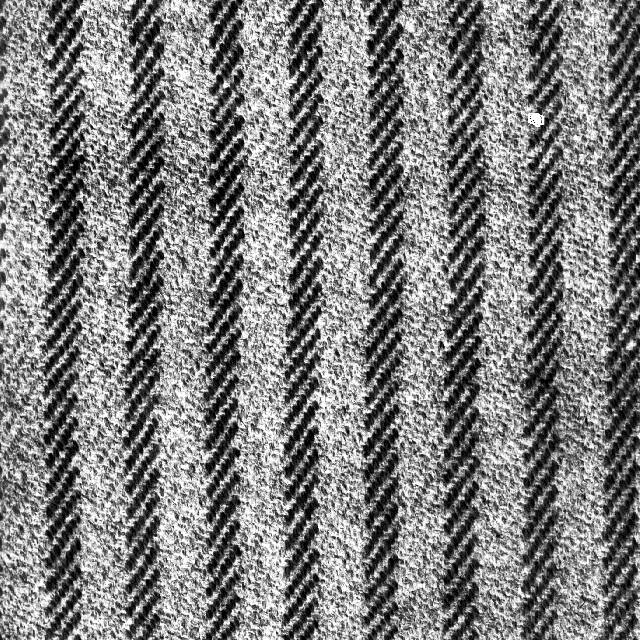
//> input picture ApplySaliencyToSurfaceInspection/sample.bmp, 640 x 640 px
$ ./DemoPHOT   (built with g++ and OpenCV 4)
//> lines starting //> are read from the running program, lines starting //| are printed output that depends on the picture
//paper 26
// This script are used to re - produce the PHOT approach for anomaly
// detection mentioned in the article
// By Yibin huang
//"The Phase Only Transform for unsupervised surface defect detection", Aiger & Talbot 2010.
#include "opencv2/highgui/highgui.hpp"
#include "opencv2/imgproc/imgproc.hpp"
#include <iostream>
#include <stdio.h>
#include <stdlib.h>

using namespace cv;
using namespace std;

/// Global variables

int main(int argc, char** argv)
{
	/// Load source image and convert it to gray
	Mat src = imread("sample.bmp", 1);
//> src is the input picture: 640 rows x 640 cols, CV_8UC3; min 0, max 255, mean 127.1
	imshow("src",src);
	Mat gray,grayTemp, grayDown;
	vector<Mat> mv;
	cvtColor(src, gray, CV_BGR2GRAY);

	Size imageSize(gray.cols , gray.rows);
//> imageSize = Size(640, 640)
	Mat realImage(imageSize, CV_64F);
	Mat imaginaryImage(imageSize, CV_64F); imaginaryImage.setTo(0);
	Mat combinedImage(imageSize, CV_64FC2);
	Mat imageDFT;
	Mat logAmplitude;
	Mat angle(imageSize, CV_64F);
	Mat magnitude(imageSize, CV_64F);
	Mat logAmplitude_blur;

	gray.convertTo(realImage,CV_64F);

	mv.push_back(realImage);
	mv.push_back(imaginaryImage);
//> mv[1]: 640 rows x 640 cols, CV_64FC1; every value is 0
	merge(mv, combinedImage);
	dft(combinedImage, imageDFT);
	split(imageDFT, mv);

	//-- Get magnitude and phase of frequency spectrum --//
	cartToPolar(mv.at(0), mv.at(1), magnitude, angle, false);
	log(magnitude, logAmplitude);
	//-- Blur log amplitude with averaging filter --//
	blur(logAmplitude, logAmplitude_blur, Size(3, 3), Point(-1, -1), BORDER_DEFAULT);
	exp(logAmplitude - logAmplitude_blur, magnitude);
	//-- Back to cartesian frequency domain --//
	polarToCart(magnitude, angle, mv.at(0), mv.at(1), false);
	merge(mv, imageDFT);

	dft(imageDFT, combinedImage, CV_DXT_INVERSE);//invert dft
	split(combinedImage, mv);
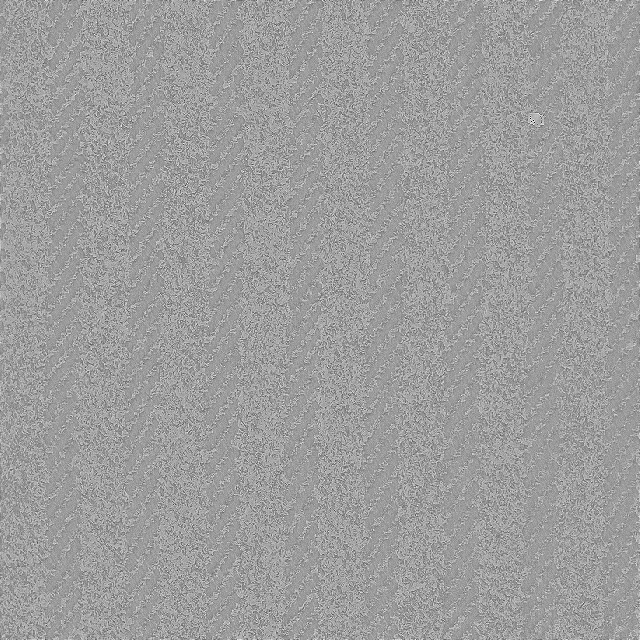
//> mv[0]: 640 rows x 640 cols, CV_64FC1; min -6202.4, max 3903.7, mean 43.9; drawn with min black and max white

	cartToPolar(mv.at(0), mv.at(1), magnitude, angle, false);
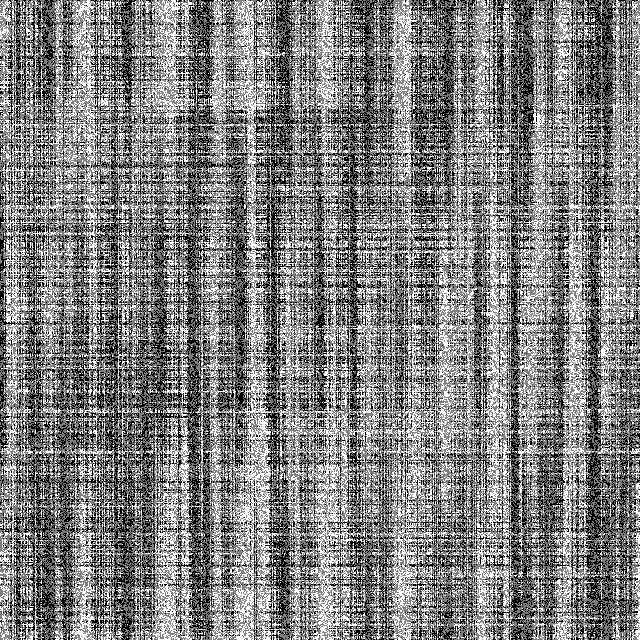
//> angle: 640 rows x 640 cols, CV_64FC1; min 1.7e-08, max 6.28, mean 3.15; drawn with min black and max white
	GaussianBlur(magnitude, magnitude, Size(5, 5), 8, 0, BORDER_DEFAULT);
	magnitude = magnitude.mul(magnitude);
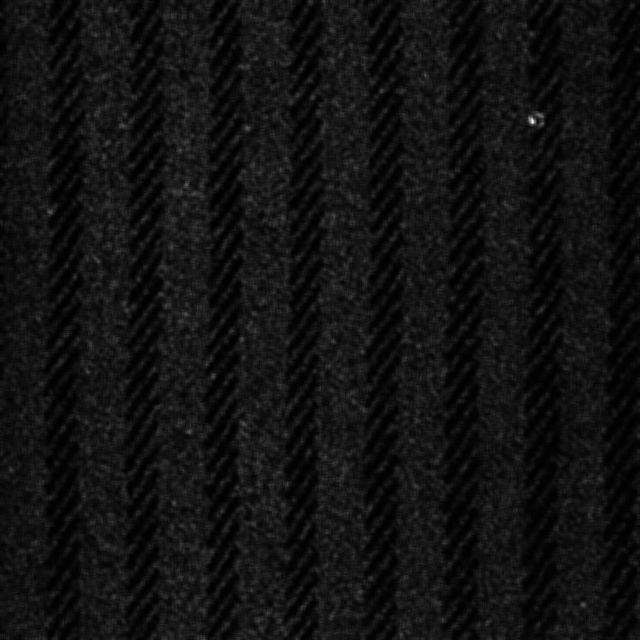
//> magnitude: 640 rows x 640 cols, CV_64FC1; min 18975.7, max 6517898.7, mean 480204.3; drawn with min black and max white

	double minVal, maxVal;
	minMaxLoc(magnitude, &minVal, &maxVal);
//> minVal = 18975.7; maxVal = 6517898.7
	magnitude = magnitude / maxVal;//normalize

	imshow("SR by XiaodiHou", magnitude>0.8);


	vector<Mat> Rp;
	Mat Real(imageSize, CV_64F);
	Mat phase(imageSize, CV_64F); imaginaryImage.setTo(0);
	Mat DFT,RI;
	gray.convertTo(Real, CV_64F);
	Rp.push_back(Real);
	Rp.push_back(phase);
	merge(Rp, RI);
	dft(RI, DFT);
	split(DFT, Rp);
	Mat MAG, PHASE;
	cartToPolar(Rp.at(0), Rp.at(1), MAG, PHASE, false);
	cout << "First" << endl;
	cout << Rp.at(0).at<double>(0, 0) << endl;
//| 5.20645e+07
	cout << Rp.at(1).at<double>(0, 0) << endl;
//| 0
	cout << MAG.at<double>(0, 0);
//| 5.20645e+07


	Rp.at(0) = Rp.at(0)/MAG;
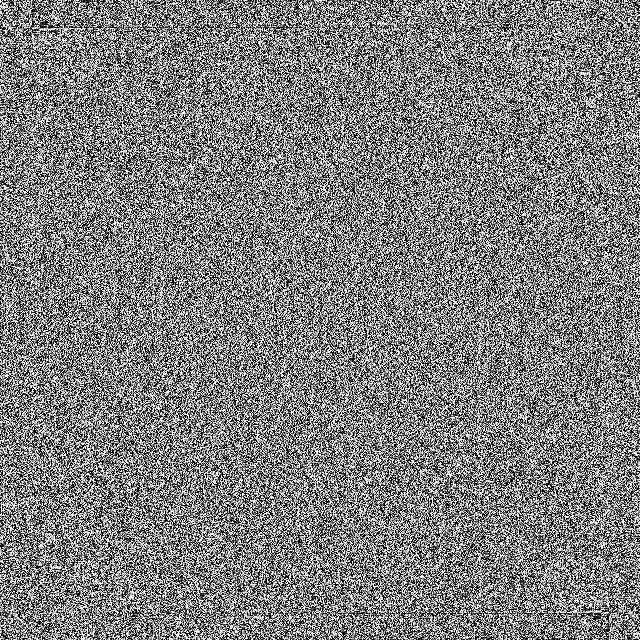
//> Rp[0]: 640 rows x 640 cols, CV_64FC1; min -1, max 1, mean -0.00145; drawn with min black and max white
	Rp.at(1) = Rp.at(1)/ MAG;
	merge(Rp, RI);
//	DFT=DFT / RI;
	//split(DFT, Rp);
	cout << "second" << endl;
	cout << Rp.at(0).at<double>(0, 0) << endl;
//| 1
	cout << Rp.at(1).at<double>(0, 0) << endl;
//| 0
	//cout << RI;
	dft(RI, RI, CV_DXT_INVERSE_SCALE);//invert dft

	split(RI, Rp);
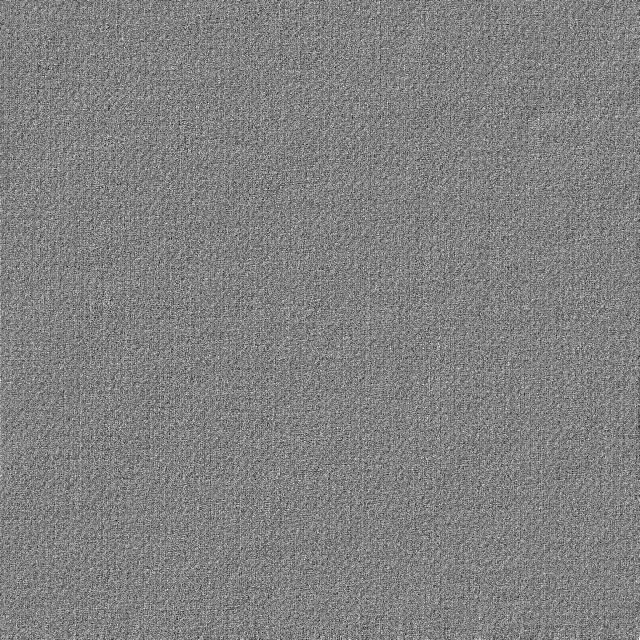
//> Rp[1]: 640 rows x 640 cols, CV_64FC1; min -6.32e-17, max 6.12e-17, mean 2.7e-35; drawn with min black and max white
	// [4 lines of commented-out code are left out]
	MAG = Rp.at(0);
	GaussianBlur(MAG, MAG, Size(7, 7), 0);
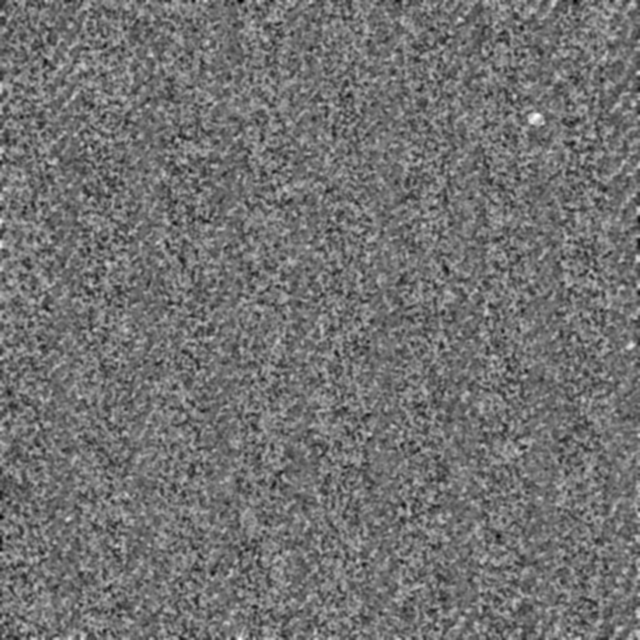
//> MAG: 640 rows x 640 cols, CV_64FC1; min -0.00152, max 0.00189, mean 2.4e-06; drawn with min black and max white
	Scalar MeanS = mean(MAG);
//> MeanS = Scalar(2.4e-06)
	double m = MeanS[1];
//> m = 0


	for (int r = 0; r < MAG.rows; r++)
	{
		double *s = MAG.ptr<double>(r);

		for (int c = 0; c < MAG.cols; c++)
			s[c] = (s[c] - m)*(s[c] - m);
	}
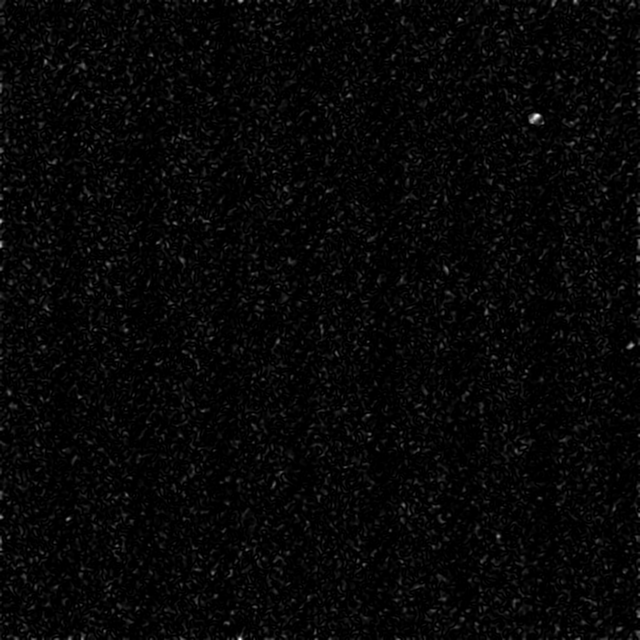
//> MAG: 640 rows x 640 cols, CV_64FC1; min 3.76e-19, max 3.55e-06, mean 1e-07; drawn with min black and max white
	double minval, maxval;
	minMaxLoc(MAG, &minval, &maxval);
//> minval = 3.76e-19; maxval = 3.55e-06
	MAG = MAG / maxval;//normaliz

	imshow("MAG", MAG>0.9);
	waitKey(0);
	return(0);
}

/** @function cornerHarris_demo */

$ run again, with ApplySaliencyToSurfaceInspection/0.bmp copied over ApplySaliencyToSurfaceInspection/sample.bmp
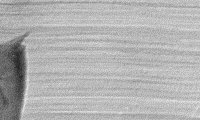
//> input picture ApplySaliencyToSurfaceInspection/0.bmp, 200 x 120 px
//> src is the input picture: 120 rows x 200 cols, CV_8UC3; min 42, max 229, mean 177.4
//> `magnitude = magnitude.mul(magnitude);`:
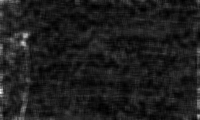
//> magnitude: 120 rows x 200 cols, CV_64FC1; min 3660.8, max 212330.9, mean 27897.5; drawn with min black and max white
//> minVal = 3660.8; maxVal = 212330.9
//| 4.25831e+06
//| 0
//| 4.25831e+06
//| 1
//| 0
//> MeanS = Scalar(3.79e-05)
//> m = 0
//> after the loop `for (int r = 0; r < MAG.rows; r++)`:
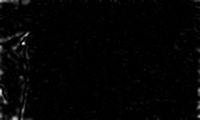
//> MAG: 120 rows x 200 cols, CV_64FC1; min 1.43e-14, max 0.000141, mean 2.11e-06; drawn with min black and max white
//> minval = 1.43e-14; maxval = 0.000141

$ run again, with ApplySaliencyToSurfaceInspection/01.bmp copied over ApplySaliencyToSurfaceInspection/sample.bmp
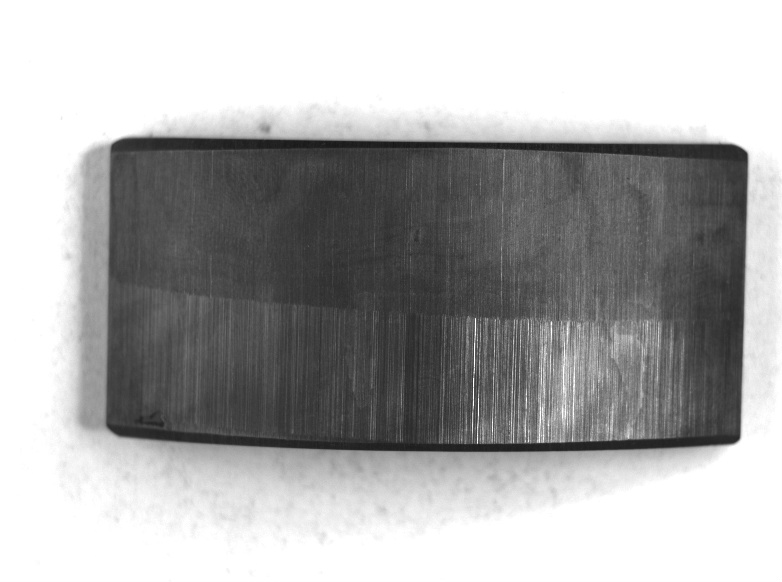
//> input picture ApplySaliencyToSurfaceInspection/01.bmp, 782 x 582 px
//> src is the input picture: 582 rows x 782 cols, CV_8UC3; min 19, max 255, mean 171.9
//> `GaussianBlur(magnitude, magnitude, Size(5, 5), 8, 0, BORDER_DEFAULT);`:
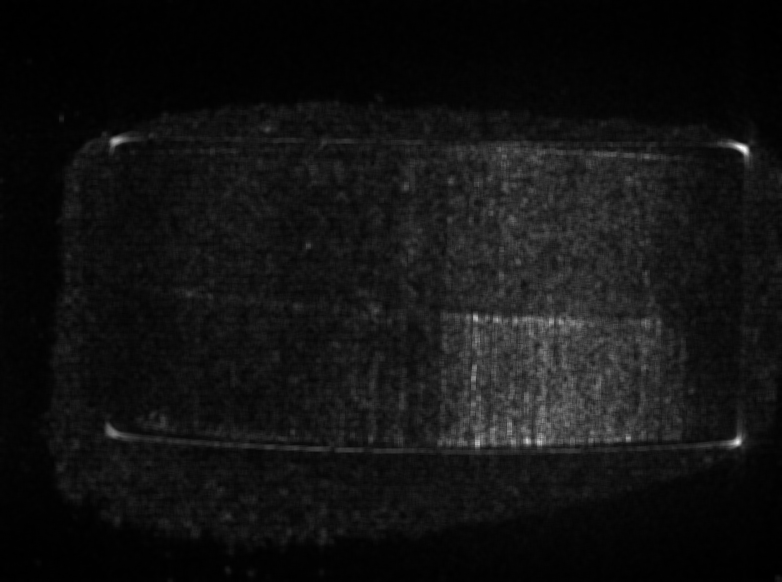
//> magnitude: 582 rows x 782 cols, CV_64FC1; min 26.98, max 6084, mean 475.3; drawn with min black and max white
//> minVal = 728.1; maxVal = 37014982.1
//| 7.82577e+07
//| 0
//| 7.82577e+07
//> `Rp.at(1) = Rp.at(1)/ MAG;`:
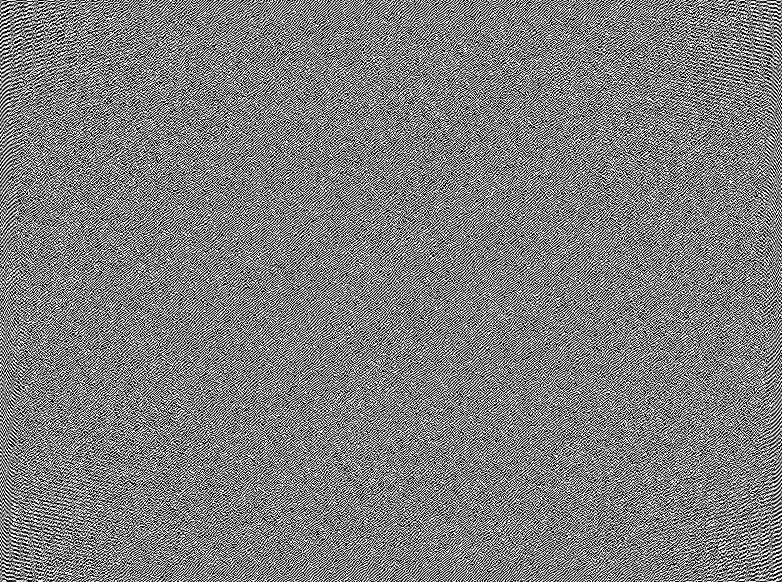
//> Rp[1]: 582 rows x 782 cols, CV_64FC1; min -1, max 1, mean 9.01e-17; drawn with min black and max white
//| 1
//| 0
//> MeanS = Scalar(2.25e-06)
//> m = 0
//> minval = 1.32e-19; maxval = 5.93e-05
